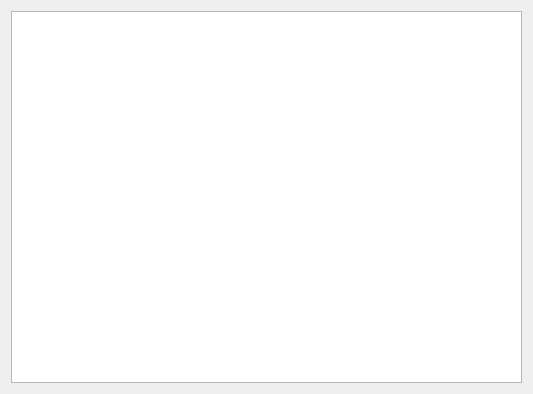
<?xml version="1.0" encoding="UTF-8"?>
<ui version="4.0">
 <class>GTestMainWindow</class>
 <widget class="QMainWindow" name="GTestMainWindow">
  <property name="geometry">
   <rect>
    <x>0</x>
    <y>0</y>
    <width>533</width>
    <height>394</height>
   </rect>
  </property>
  <property name="windowTitle">
   <string>Graphics Test</string>
  </property>
  <widget class="QWidget" name="centralWidget">
   <layout class="QVBoxLayout" name="verticalLayout">
    <item>
     <widget class="QGraphicsView" name="graphicsView"/>
    </item>
   </layout>
  </widget>
 </widget>
 <layoutdefault spacing="6" margin="11"/>
 <resources/>
 <connections/>
</ui>
